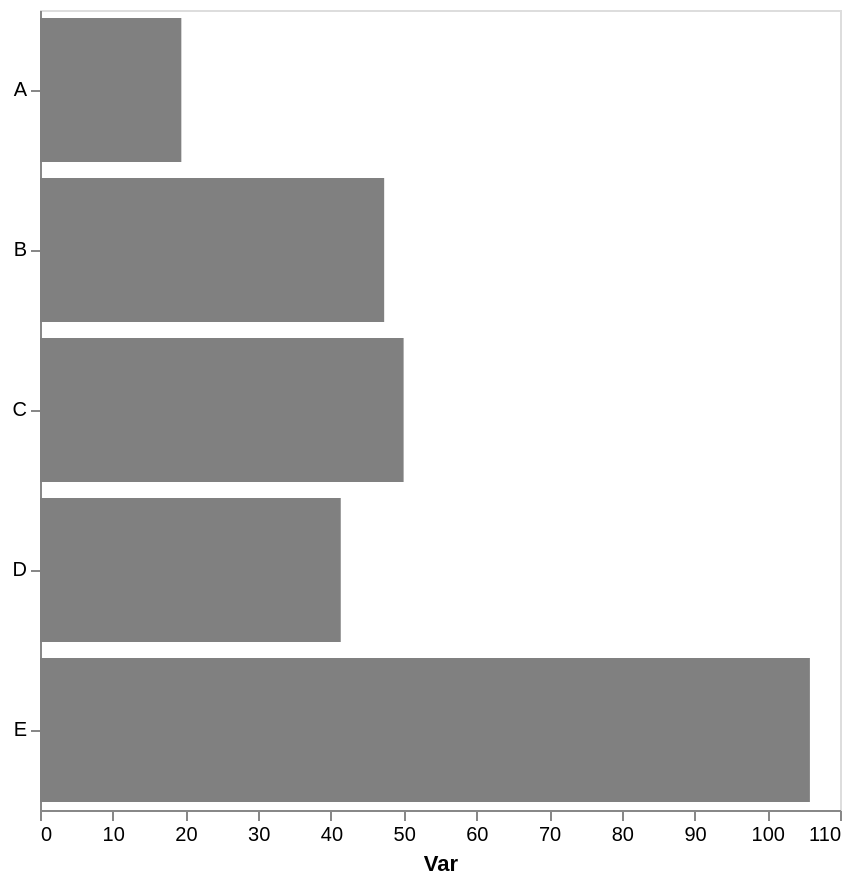

Source (Vega-Lite JSON):
### Vega-Lite specification from a JSON file in a GitHub repository (floating-point values rounded to 4 significant figures)
{"config": {"view": {"continuousWidth": 300, "continuousHeight": 300}, "axis": {"grid": false}, "bar": {"color": "gray"}}, "data": {"name": "data-510f819a652c39f9113e80909d1e9c95"}, "mark": {"type": "bar"}, "encoding": {"x": {"aggregate": "mean", "axis": {"title": "Var"}, "field": "var1", "type": "quantitative"}, "y": {"axis": {"title": null}, "field": "cat", "type": "nominal"}}, "height": 400, "width": 400, "$schema": "https://vega.github.io/schema/vega-lite/v5.17.0.json", "datasets": {"data-510f819a652c39f9113e80909d1e9c95": [{"cat": "D", "var1": 44.43, "var2": 52.04}, {"cat": "E", "var1": 108.2, "var2": 50.66}, {"cat": "B", "var1": 47.27, "var2": 39.63}, {"cat": "B", "var1": 58.97, "var2": 40.07}, {"cat": "C", "var1": 44.57, "var2": 62.86}, {"cat": "C", "var1": 55.43, "var2": 60.25}, {"cat": "E", "var1": 126.3, "var2": 46.93}, {"cat": "A", "var1": 19.43, "var2": 37.2}, {"cat": "B", "var1": 35.73, "var2": 59.41}, {"cat": "E", "var1": 126.7, "var2": 56.43}, {"cat": "E", "var1": 62.26, "var2": 49.72}, {"cat": "D", "var1": 38.28, "var2": 45.76}]}}
